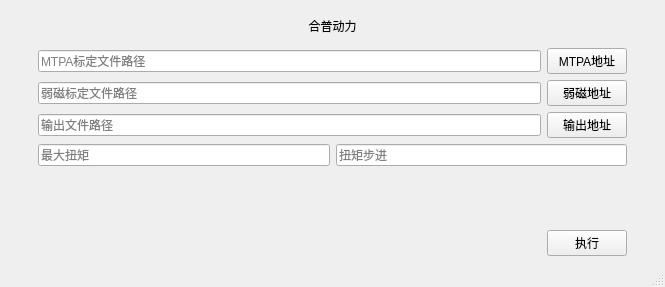
<?xml version="1.0" encoding="UTF-8"?>
<ui version="4.0">
 <class>CSVBatchFileForQt</class>
 <widget class="QMainWindow" name="CSVBatchFileForQt">
  <property name="geometry">
   <rect>
    <x>0</x>
    <y>0</y>
    <width>665</width>
    <height>287</height>
   </rect>
  </property>
  <property name="windowTitle">
   <string>CSVBatchFileForQt</string>
  </property>
  <widget class="QWidget" name="centralwidget">
   <layout class="QHBoxLayout" name="horizontalLayout_6" stretch="1,20,1">
    <item>
     <spacer name="horizontalSpacer_2">
      <property name="orientation">
       <enum>Qt::Horizontal</enum>
      </property>
      <property name="sizeHint" stdset="0">
       <size>
        <width>40</width>
        <height>20</height>
       </size>
      </property>
     </spacer>
    </item>
    <item>
     <layout class="QVBoxLayout" name="verticalLayout" stretch="10,10,10,10,10,18,10">
      <item>
       <widget class="QLabel" name="LB_HPText">
        <property name="text">
         <string>合普动力</string>
        </property>
        <property name="textFormat">
         <enum>Qt::AutoText</enum>
        </property>
        <property name="alignment">
         <set>Qt::AlignCenter</set>
        </property>
       </widget>
      </item>
      <item>
       <layout class="QHBoxLayout" name="horizontalLayout_2">
        <item>
         <widget class="QLineEdit" name="LE_MTPAAddress">
          <property name="placeholderText">
           <string>MTPA标定文件路径</string>
          </property>
         </widget>
        </item>
        <item>
         <widget class="QPushButton" name="Btn_MTPAAddress">
          <property name="text">
           <string>MTPA地址</string>
          </property>
         </widget>
        </item>
       </layout>
      </item>
      <item>
       <layout class="QHBoxLayout" name="horizontalLayout_3">
        <item>
         <widget class="QLineEdit" name="LE_PutInText">
          <property name="placeholderText">
           <string>弱磁标定文件路径</string>
          </property>
         </widget>
        </item>
        <item>
         <widget class="QPushButton" name="Btn_PutInText">
          <property name="text">
           <string>弱磁地址</string>
          </property>
         </widget>
        </item>
       </layout>
      </item>
      <item>
       <layout class="QHBoxLayout" name="horizontalLayout_4">
        <item>
         <widget class="QLineEdit" name="LE_PutOutText">
          <property name="placeholderText">
           <string>输出文件路径</string>
          </property>
         </widget>
        </item>
        <item>
         <widget class="QPushButton" name="Btn_PutOutTxt">
          <property name="text">
           <string>输出地址</string>
          </property>
         </widget>
        </item>
       </layout>
      </item>
      <item>
       <layout class="QHBoxLayout" name="horizontalLayout">
        <item>
         <widget class="QLineEdit" name="LE_MaxTorque">
          <property name="placeholderText">
           <string>最大扭矩</string>
          </property>
         </widget>
        </item>
        <item>
         <widget class="QLineEdit" name="LE_Step">
          <property name="placeholderText">
           <string>扭矩步进</string>
          </property>
         </widget>
        </item>
       </layout>
      </item>
      <item>
       <spacer name="verticalSpacer">
        <property name="orientation">
         <enum>Qt::Vertical</enum>
        </property>
        <property name="sizeHint" stdset="0">
         <size>
          <width>20</width>
          <height>40</height>
         </size>
        </property>
       </spacer>
      </item>
      <item>
       <layout class="QHBoxLayout" name="horizontalLayout_5">
        <item>
         <spacer name="horizontalSpacer">
          <property name="orientation">
           <enum>Qt::Horizontal</enum>
          </property>
          <property name="sizeHint" stdset="0">
           <size>
            <width>40</width>
            <height>20</height>
           </size>
          </property>
         </spacer>
        </item>
        <item>
         <widget class="QPushButton" name="Btn_PutIn">
          <property name="text">
           <string>执行</string>
          </property>
         </widget>
        </item>
       </layout>
      </item>
     </layout>
    </item>
    <item>
     <spacer name="horizontalSpacer_3">
      <property name="orientation">
       <enum>Qt::Horizontal</enum>
      </property>
      <property name="sizeHint" stdset="0">
       <size>
        <width>40</width>
        <height>20</height>
       </size>
      </property>
     </spacer>
    </item>
   </layout>
  </widget>
  <widget class="QStatusBar" name="statusbar">
   <property name="sizeGripEnabled">
    <bool>true</bool>
   </property>
  </widget>
 </widget>
 <resources/>
 <connections/>
</ui>
